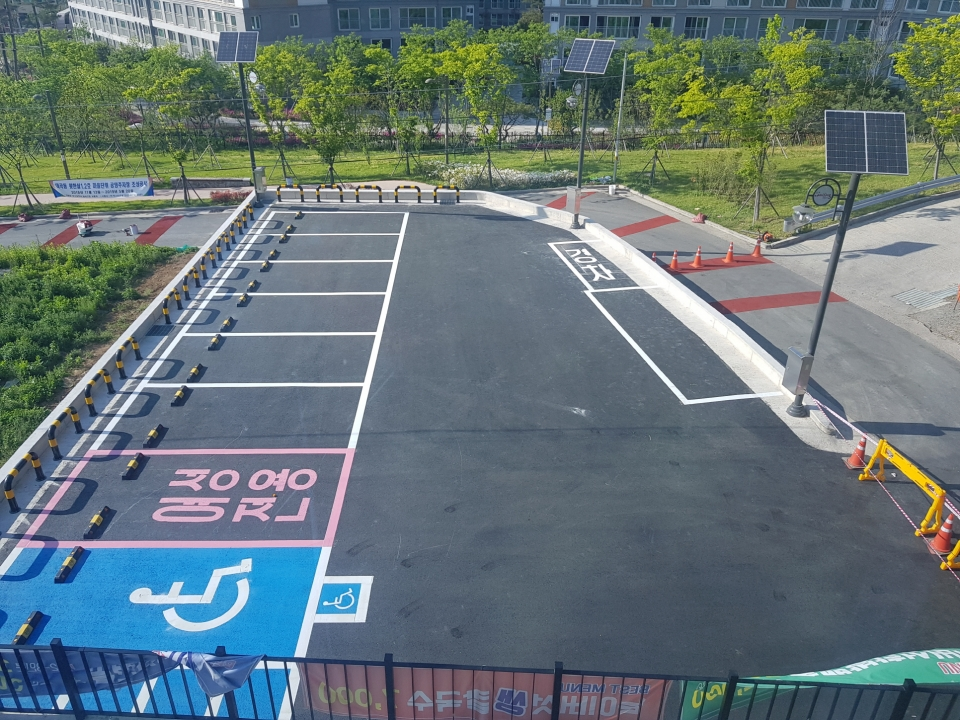
#> input picture 06. Lane Detection/parking_lot_1.jpeg, 960 x 720 px
$ python parking_lot_detection.py parking_lot_1.jpeg haarcascade_frontalface_default.xml   (Python 2 division)   (older library calls are emulated)
#> lines starting #> are read from the running program, lines starting #| are printed output that depends on the picture; after the words box and inside, x2 and y2 are one past the last pixel; in counts of white or black regions, pixels touching at a corner belong together
from __future__ import division
from collections import defaultdict
from collections import OrderedDict
from cv2 import line
import cv2
from matplotlib import pyplot as plt
from networkx.algorithms import swap
from numpy import mat
from skimage.exposure import exposure
import numpy as np
from org import imutils
from numpy.core.defchararray import rindex
import sys

def line(p1, p2):
    A = (p1[1] - p2[1])
    B = (p2[0] - p1[0])
    C = (p1[0]*p2[1] - p2[0]*p1[1])
    return A, B, -C

def intersection(L1, L2):
    D  = L1[0] * L2[1] - L1[1] * L2[0]
    Dx = L1[2] * L2[1] - L1[1] * L2[2]
    Dy = L1[0] * L2[2] - L1[2] * L2[0]
    if D != 0:
        x = Dx / D
        y = Dy / D
        return x,y
    else:
        return False

def comupteIntersect(hline,vline):
    hx1=hline[0];hy1=hline[1];hx2=hline[2];hy2=hline[3];
    vx3=vline[0];vy3=vline[1];vx4=vline[2];vy4=vline[3];


    return 0;

input = sys.argv[1]

#  CascadeClassifier class to detect objects. cas1.xml will have the trained data
face_cascade = cv2.CascadeClassifier(sys.argv[2])

# im will have the input in image format
im = cv2.imread(input)
#> im is the input picture: shape (720, 960, 3); mean B, G, R 119.7, 117.3, 101.4
im2=im

# cvtColor Converts an image from one color space to another.
gray=cv2.cvtColor(im,cv2.COLOR_BGR2GRAY)
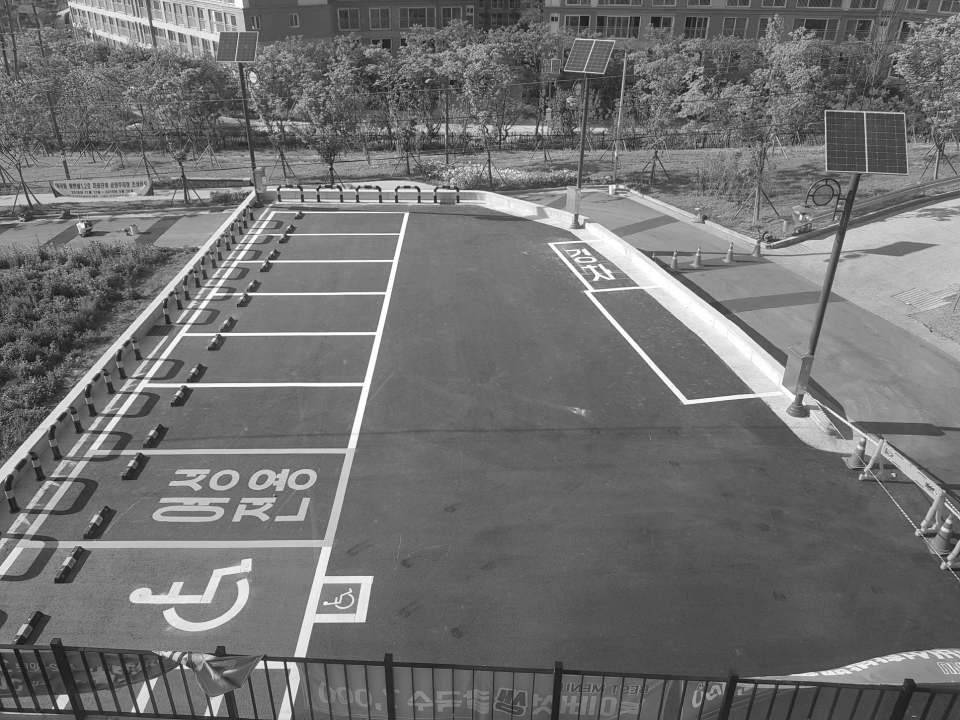
#> gray: shape (720, 960); min 16, max 255, mean 112.8
# apply diverse linear filters to smooth images using GaussianBlur
blur = cv2.GaussianBlur(gray,(5,15),0)
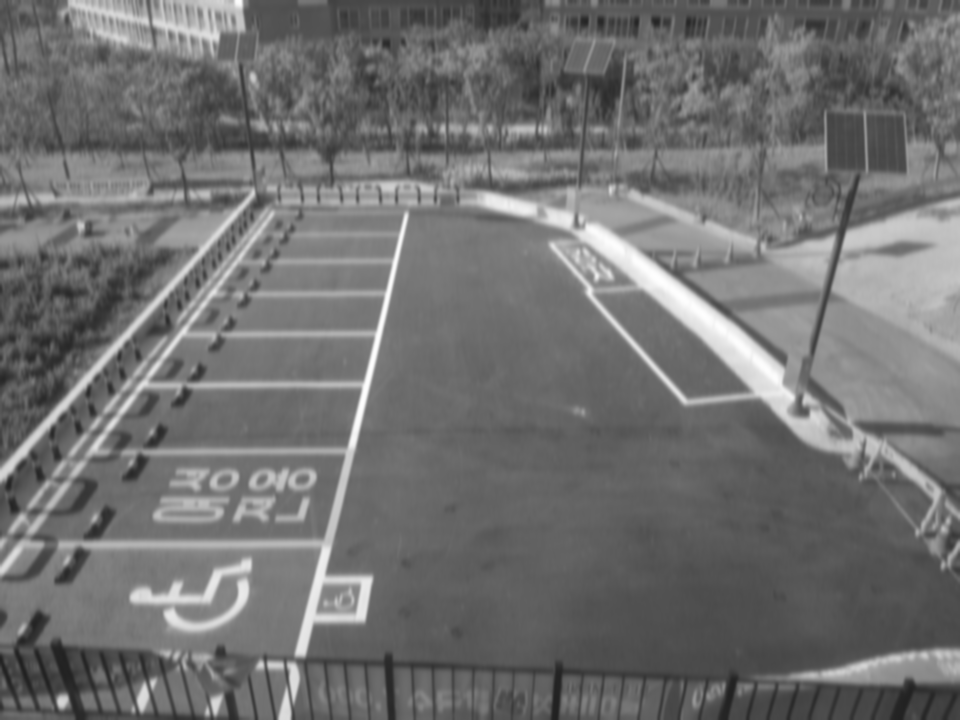
#> blur: shape (720, 960); min 32, max 254, mean 112.8
# apply segmentation
# Application example: Separate out regions of an image corresponding to objects which we want to analyze. This separation is based on the variation of intensity between the object pixels and the background pixels.
# To differentiate the pixels we are interested in from the rest (which will eventually be rejected), we perform a comparison of each pixel intensity value with respect to a threshold (determined according to the problem to solve).
# Once we have separated properly the important pixels, we can set them with a determined value to identify them (i.e. we can assign them a value of 0 (black), 255 (white) or any value that suits your needs).

ret3,th3 = cv2.threshold(blur,0,255,cv2.THRESH_BINARY+cv2.THRESH_OTSU)
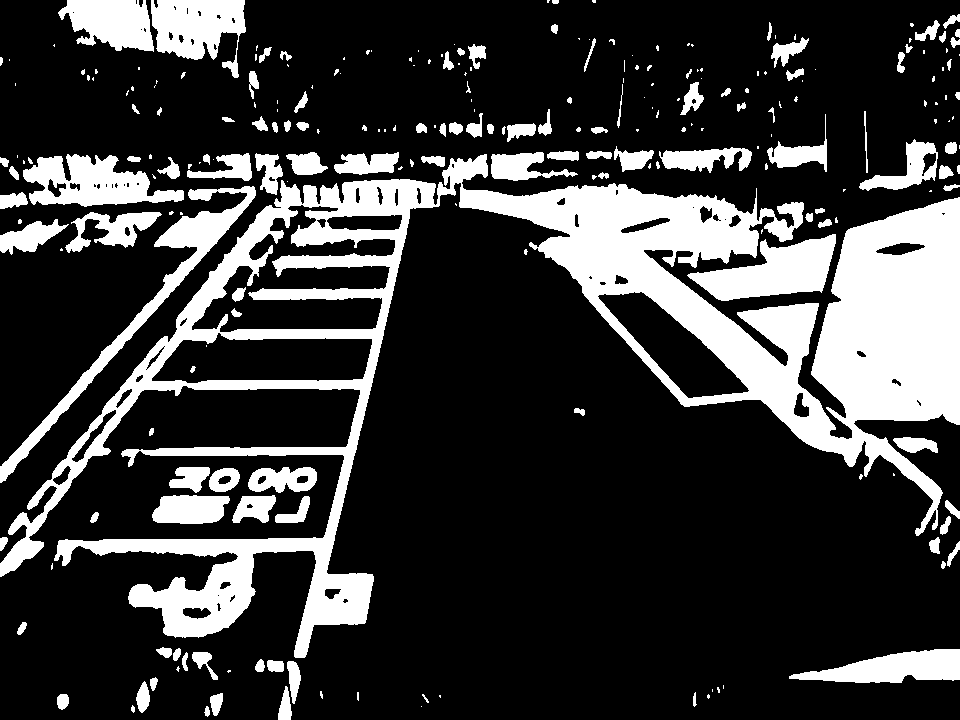
#> th3: shape (720, 960); 23% white; 251 white regions (126 under 20 px)
#> ret3 = 130

# Contours can be explained simply as a curve joining all the continuous points (along the boundary), having same color or intensity. The contours are a useful tool for shape analysis and object detection and recognition.
#
# For better accuracy, use binary images. So before finding contours, apply threshold or canny edge detection.
# findContours function modifies the source image. So if you want source image even after finding contours, already store it to some other variables.
# In OpenCV, finding contours is like finding white object from black background. So remember, object to be found should be white and background should be black.
contours, hierarchy = cv2.findContours(th3,cv2.RETR_TREE,cv2.CHAIN_APPROX_SIMPLE)
#> contours = 327 contours, 175 with area under 20; largest, box (x1, y1, x2, y2) and area: (0, 154, 960, 658) 127730, (191, 204, 396, 333) 12338, (151, 332, 373, 384) 8456, (597, 291, 750, 399) 6440, (0, 186, 256, 483) 5618

# by here skeleton would have been drawn

#to draw the contour in the image enable the below line
#img = cv2.drawContours(im, contours, -1, (0,255,0), 1)
idx =0
for cnt in contours:
    x,y,w,h = cv2.boundingRect(cnt)
    if w-x>900 and h-y>100:
        roi=im[y:y+h,x:x+w]
        crop_rect=im[y:y+h,x:x+w]
#         cv2.imshow('crop_rect',crop_rect)
#         cv2.waitKey(0)
        idx+=1
        cv2.imwrite('crp_contour'+str(idx) + '.jpg', crop_rect)
#> this loop made 327 passes
#> (x, y, w, h, idx) on pass 94: (0, 154, 960, 504, 1)
#> (x, y, w, h) on passes 1, 2, 3, 5, 6, 7: (421, 706, 1, 1), (204, 706, 6, 11), (131, 705, 4, 8), (707, 694, 3, 5), (422, 694, 7, 9), (57, 694, 12, 16)
#> after the loop, idx = 1

im4=crop_rect
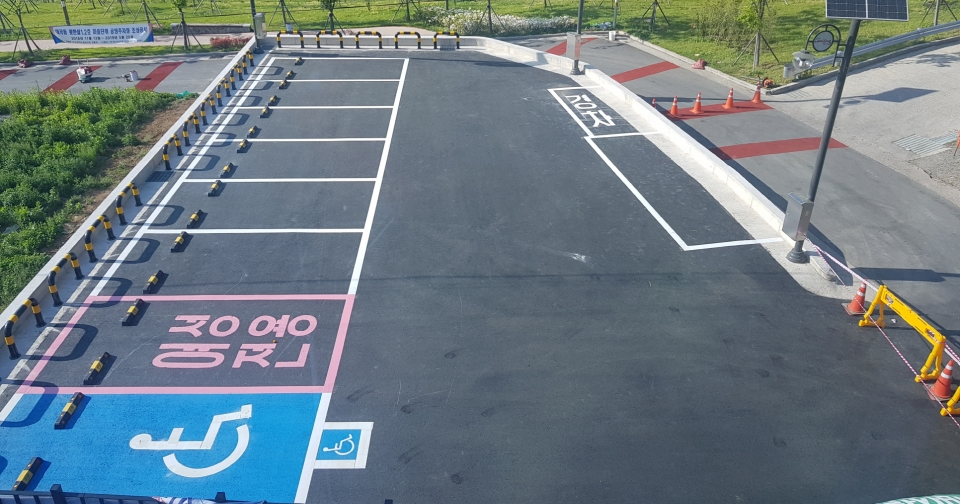
#> im4: shape (504, 960, 3); mean of channels 0, 1, 2 130.1, 122.6, 108.2; drawn as B, G, R
im3=crop_rect
gray=cv2.cvtColor(crop_rect,cv2.COLOR_BGR2GRAY)
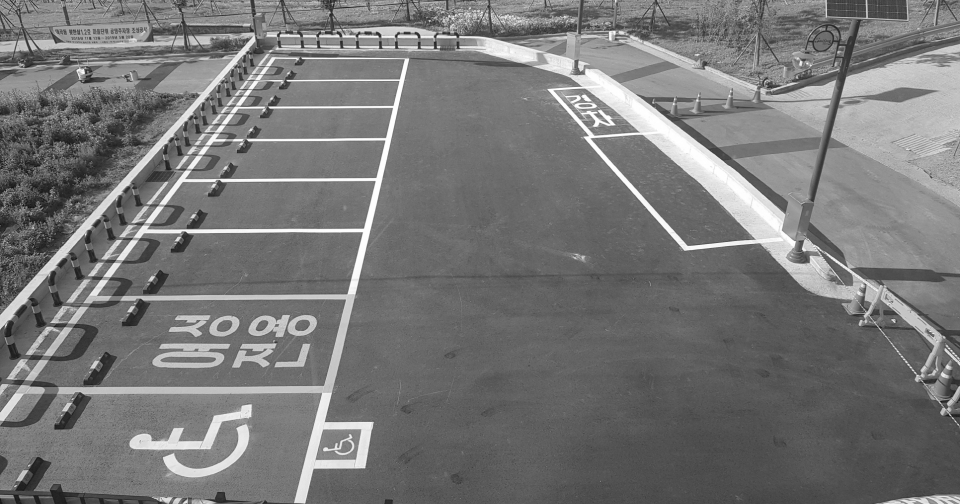
#> gray: shape (504, 960); min 16, max 255, mean 119.2
blur = cv2.GaussianBlur(gray,(5,15),0)
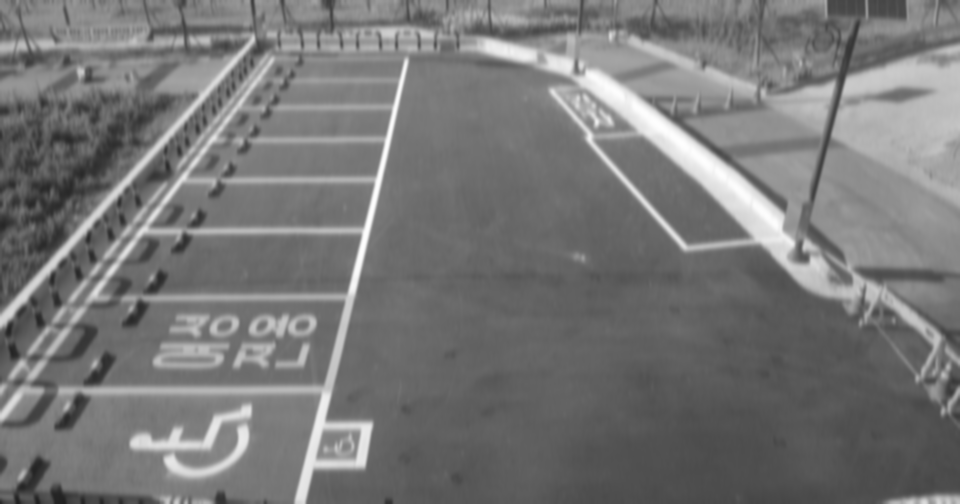
#> blur: shape (504, 960); min 33, max 254, mean 119.2
ret3,th3 = cv2.threshold(blur,0,255,cv2.THRESH_BINARY+cv2.THRESH_OTSU)
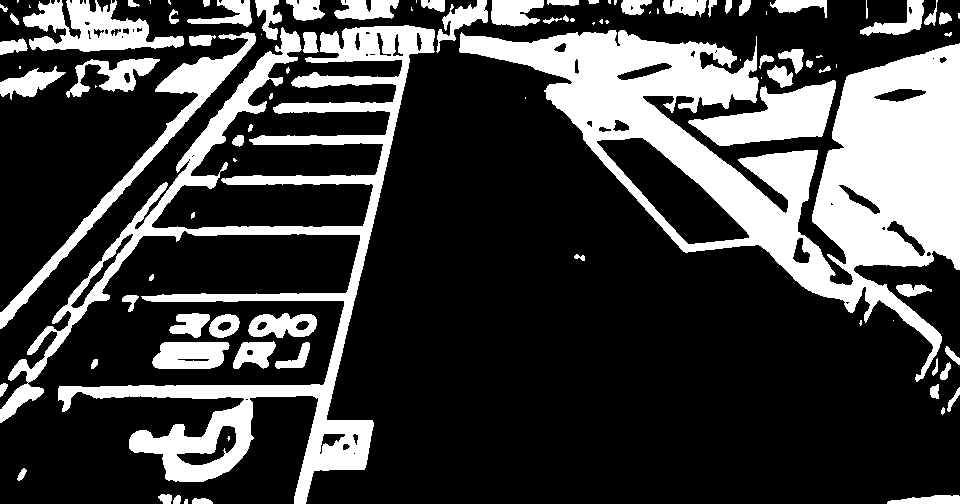
#> th3: shape (504, 960); 26.2% white; 99 white regions (30 under 20 px)
#> ret3 = 134
contours, hierarchy = cv2.findContours(th3,cv2.RETR_EXTERNAL,cv2.CHAIN_APPROX_SIMPLE)
#> contours = 98 contours, 38 with area under 20; largest, box (x1, y1, x2, y2) and area: (459, 30, 960, 382) 64362, (0, 25, 435, 504) 33418, (0, 32, 256, 329) 5113, (688, 80, 836, 146) 4907, (23, 0, 184, 52) 4230

rect=None

for cnt in contours:
    x1=[]
    y1=[]
    rect = cv2.minAreaRect(cnt)
    box = cv2.cv.BoxPoints(rect)
    box = np.int0(box)

    x1.append(box[0][0]);
    x1.append(box[1][0]);
    x1.append(box[2][0]);
    x1.append(box[3][0]);
    y1.append(box[0][1]);
    y1.append(box[1][1]);
    y1.append(box[2][1]);
    y1.append(box[3][1]);
    x=np.amin(x1)
    y=np.amin(y1)
    w=np.amax(x1)
    h=np.amax(y1)
#     re = cv2.rectangle([box])
#     x,y,w,h = cv2.boundingRect(cnt)
    if w-x>900 and h-y>100:
        rect = cv2.minAreaRect(cnt)
        box = cv2.cv.BoxPoints(rect)
        box = np.int0(box)
        x,y,w,h = cv2.boundingRect(cnt)
#         crop_rect1=crop_rect[y:y+h,x:x+w]
#         cv2.imshow('crop_rect',crop_rect1)
#         cv2.waitKey(0)
        break
#> this loop made 98 passes
#> box on passes 1 to 6: [[187, 503], [184, 503], [184, 499], [187, 499]], [[212, 503], [192, 503], [192, 498], [212, 498]], [[959, 503], [887, 503], [887, 495], [959, 495]], [[180, 503], [173, 503], [173, 495], [180, 495]], [[171, 503], [158, 503], [158, 494], [171, 494]], [[20, 481], [16, 479], [22, 467], [26, 469]]
#> (cnt, box) on passes 33, 39: ([[95, 85], [95, 87], [96, 86]], [[95, 87], [94, 86], [95, 85], [96, 86]]), ([[19, 66], [19, 68], [20, 68], [20, 66]], [[20, 68], [19, 68], [19, 66], [20, 66]])

#( top-left corner(x,y), (width, height), angle of rotation )
x=rect[0][0]
#> x = 17.5
y=rect[0][1]
#> y = 1
w=rect[1][0]
#> w = 2
h=rect[1][1]
#> h = 1
angle=rect[2]
#> angle = -90
if rect[2]<-45:
    angle += 90.0;
#> angle = 0
    temp=w
#> temp = 2
    w=h
#> w = 1
    h=temp
#> h = 2

center=(x+w)/2,(y+h)/2
#> center = (9.25, 1.5)

img=crop_rect.copy()
rot_mat = cv2.getRotationMatrix2D(center, angle, 1);
#> rot_mat = [[1, 0, 0], [0, 1, 0]]
dst=cv2.warpAffine(crop_rect,rot_mat, (int(w),int(h)));
#> dst = [[93, 132, 110], [100, 146, 124]]
# cv2.imshow('Rotated and Cropped Image',dst)
# cv2.waitKey(0)


horizontal = []

im6=dst
#> im6 = [[93, 132, 110], [100, 146, 124]]
im4=im6
#> im4 = [[93, 132, 110], [100, 146, 124]]
im3=im6
#> im3 = [[93, 132, 110], [100, 146, 124]]

gray=cv2.cvtColor(im6,cv2.COLOR_BGR2GRAY)
#> gray = [121, 134]
edges = cv2.Canny(gray,50,150,apertureSize = 3)
#> edges = [0, 0]
# cv2.imshow('edges Image',edges)
# cv2.waitKey(0)

#   Find the edge of the image
# lines = cv2.HoughLines(edges,1,np.pi/95,40)
lines = cv2.HoughLines(edges,1,np.pi/180,40)
#> lines = None
#> (the run stopped early here; a loop or call above may not have finished)
